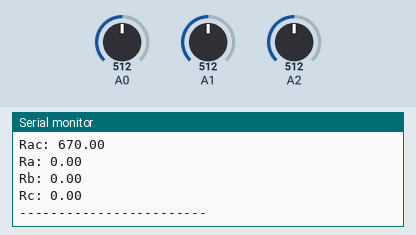
The sketch below on a simulated Arduino Uno, built with avr-gcc and run on an emulated ATmega328P. On the bench: the last lines printed to the serial monitor. Inputs (shaded band) come from the test bench; at power-on: A0 = 512, A1 = 512, A2 = 512.

Above: at 5.8 s.
5.9 s: A0 set to 0
At 11.0 s:
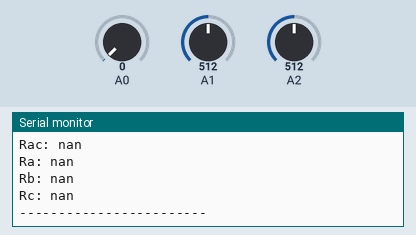
11.9 s: A1 set to 0
21.7 s: A0 set to 122
At 25.7 s:
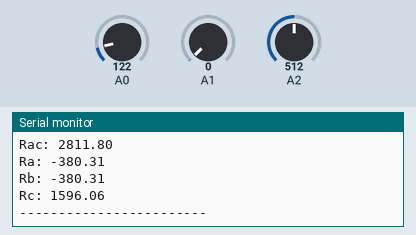
27.7 s: A2 set to 716
At 31.3 s:
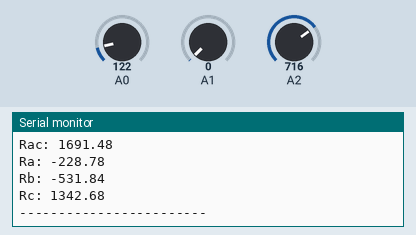
33.7 s: A1 set to 122
At 36.4 s:
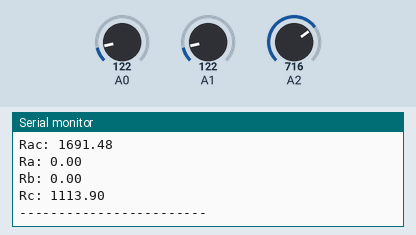
39.7 s: A2 set to 900
At 41.6 s:
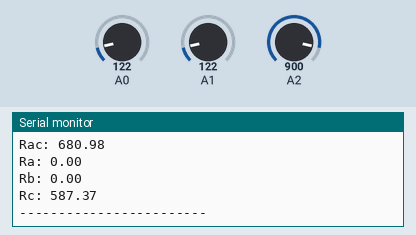
Timing chart, 0 to 43.1 s (numbered marks = the images above; inputs shaded):
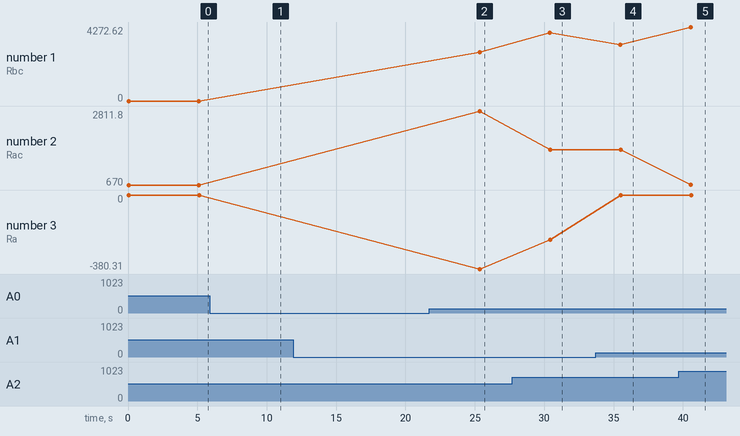

The sketch:

MIDTERM-PROJECT.ino
```cpp
int Vin = 5;
int raw1 = 0;
int raw2 = 0;
int raw3 = 0;
float Vout1 = 0;
float Vout2 = 0;
float Vout3 = 0;
float R0 = 670,
      R1 = 0,
      R2 = 0,
      R3 = 0;
float out12 = 0,
      out23 = 0,
      out13 = 0,
      Rsum = 0;
float buffer = 0;


void setup()
{

    Serial.begin(9600);

}

void loop()
{
  raw1=analogRead ( A0 );
  raw2=analogRead ( A1 );
  raw3=analogRead ( A2 );

Vout1 = (raw1 * Vin)/1024.0;
Vout2 = (raw2 * Vin)/1024.0;
Vout3 = (raw3 * Vin)/1024.0;

R1 = R0*( (Vout2/Vout1) -1);
R2 = R0*( (Vout3/Vout1) -1) - R1;
R3 = R0*( (Vin/Vout1) -1) -R1 -R2;

Rsum = R1 + R2 + R3;
out12 = (R1 * R2)/Rsum;
out23 = (R2 * R3)/Rsum;
out13 = (R1 * R3)/Rsum;

Serial.println("------------------------");
Serial.println();
Serial.print("Rab: ");
Serial.println(R1);
Serial.print("Rbc: ");
Serial.println(R2);
Serial.print("Rac: ");
Serial.println(R3);

Serial.println();
Serial.println();

Serial.print("Ra: ");
Serial.println(out13);

Serial.print("Rb: ");
Serial.println(out12);

Serial.print("Rc: ");
Serial.println(out23);
Serial.println();
Serial.println("------------------------");

delay(5000);
}
```

Measured:
- after the input at 5.9 s, the serial monitor: prints a new line after 4.3 s (image 1)
- after the input at 21.7 s, the serial monitor: prints a new line after 3.6 s (image 2)
- after the input at 27.7 s, the serial monitor: prints a new line after 2.7 s (image 3)
- after the input at 33.7 s, the serial monitor: prints a new line after 1.8 s (image 4)
- after the input at 39.7 s, the serial monitor: prints a new line after 0.86 s (image 5)
- plotted number 1: 0 → 2811.8 after the input at 21.7 s, 2811.8 → 3932.13 after the input at 27.7 s, 3932.13 → 3262.13 after the input at 33.7 s, 3262.13 → 4272.62 after the input at 39.7 s
- plotted number 2: 670 → 2811.8 after the input at 21.7 s, 2811.8 → 1691.48 after the input at 27.7 s, 1691.48 → 680.98 after the input at 39.7 s
- plotted number 3: 0 → -380.31 after the input at 21.7 s, -380.31 → -228.78 after the input at 27.7 s, -228.78 → 0 after the input at 33.7 s
